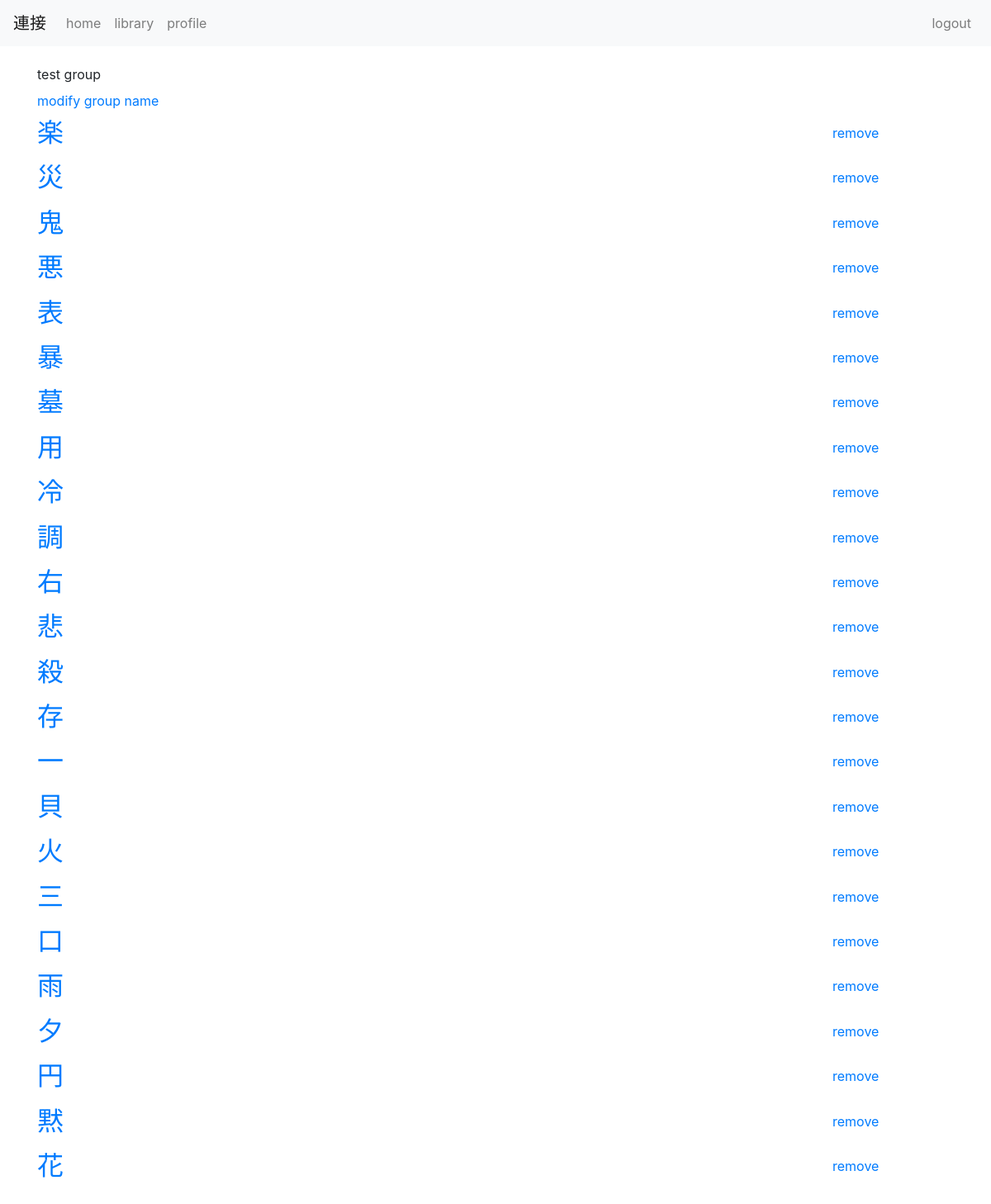
Before: /group/28/ (signed in) with the older database file.
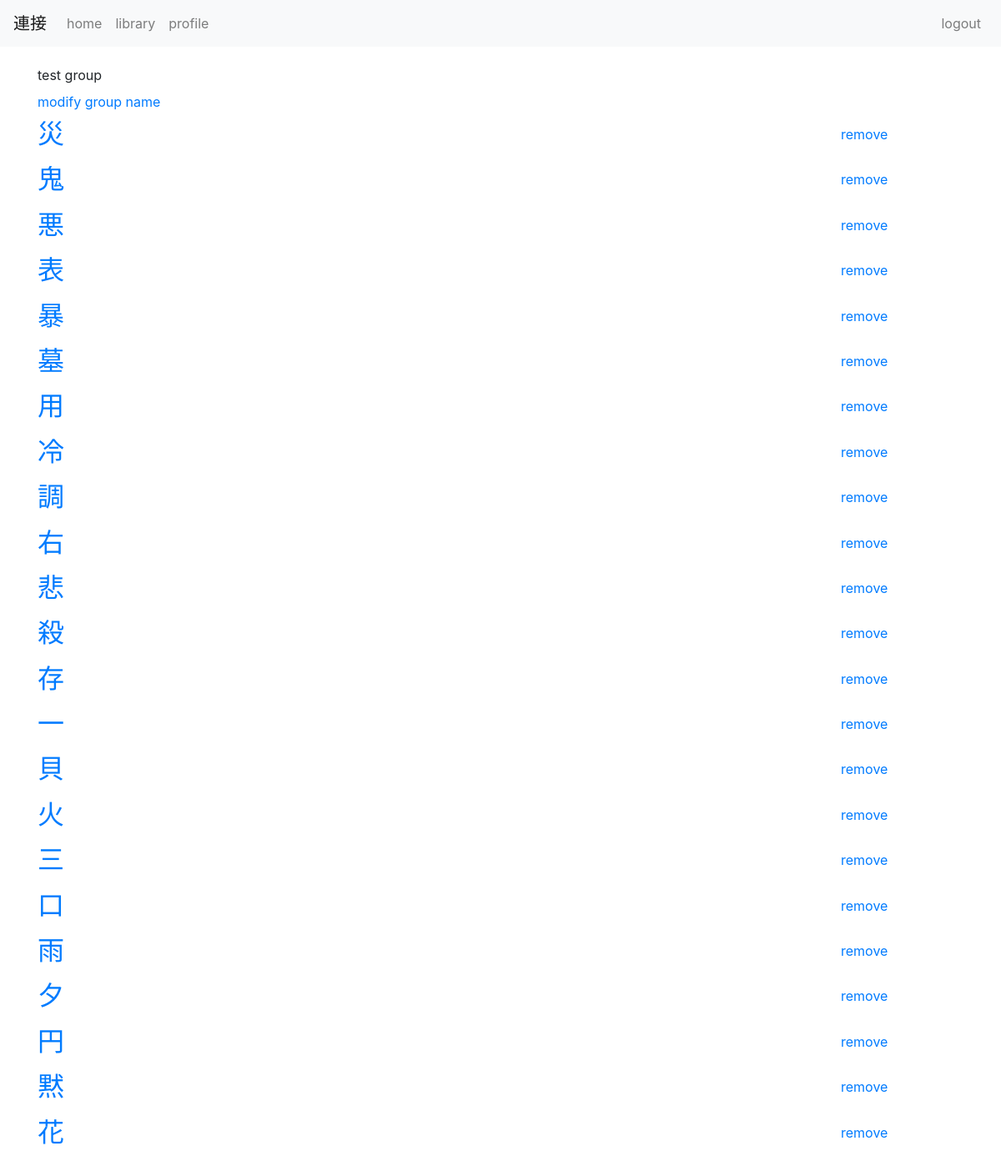
After: the same page with the newer database file.
### base/models.py (models this page shows)
class KanjiGroupElement(models.Model):
    kanji     = models.ForeignKey(Kanji, on_delete=models.CASCADE)
    group     = models.ForeignKey(KanjiGroup, on_delete=models.CASCADE)
    date_time = models.DateTimeField(default=timezone.now)

### toshokan/models.py (models this page shows, shortened)
class Kanji(models.Model):
    character   = models.CharField(max_length=10)
    strokes     = models.IntegerField(default=0)
    grade       = models.IntegerField(default=0)
    jlpt        = models.CharField(max_length=2, default="-")
    on_meaning  = models.CharField(max_length=1000, default="")
    kun_meaning = models.CharField(max_length=1000, default="")
    reading     = models.CharField(max_length=100, default="")

### base/views.py (the view)
# urls.py: path('group/<int:group_id>/', views.group_individual, name='group_individual'),
@login_required
def group_individual(request, group_id):
    group = get_object_or_404(KanjiGroup, pk=group_id)
    userprofile = request.user.profile
    context = {'group': group}
    if not(group.user.id == userprofile.id):
        return HttpResponseNotFound()
    else:
        return render(request, 'base/group_individual.html', context)

### base/templates/base/group_individual.html (shortened to what this page needs)
{% extends 'base/base.html' %}
{% block content %}
    <div class="row">
    	<div class="col-sm-12 pt-2">
    		{{ group.name }}
    	</div>
        <div class="col-sm-12 pt-2">
            <a href="{% url 'base:modify_group_name_view' group.id %}">modify group name</a>
        </div>
		{% for kanji_element in group.kanjigroupelement_set.all %}
			<div id="div_1_{{ kanji_element.id }}" class="col-sm-10 pt-2">
				<h2>
            	   <a href="{% url 'toshokan:individual' kanji_element.kanji.id %}">
                        {{ kanji_element.kanji.character }}
                    </a>
        		</h2>
			</div>
            <div id="div_2_{{ kanji_element.id }}" class="col-sm-2 pt-2">
                <button id="kanjigroupelement_{{ kanji_element.id }}" class="btn btn-link" href="{% url 'base:delete_kanji_from_group' %}">remove</button>
            </div>
        {% endfor %}
    </div>
{% endblock %}

Changed rows visible on the page:
removed KanjiGroupElement: kanji.character "楽"
